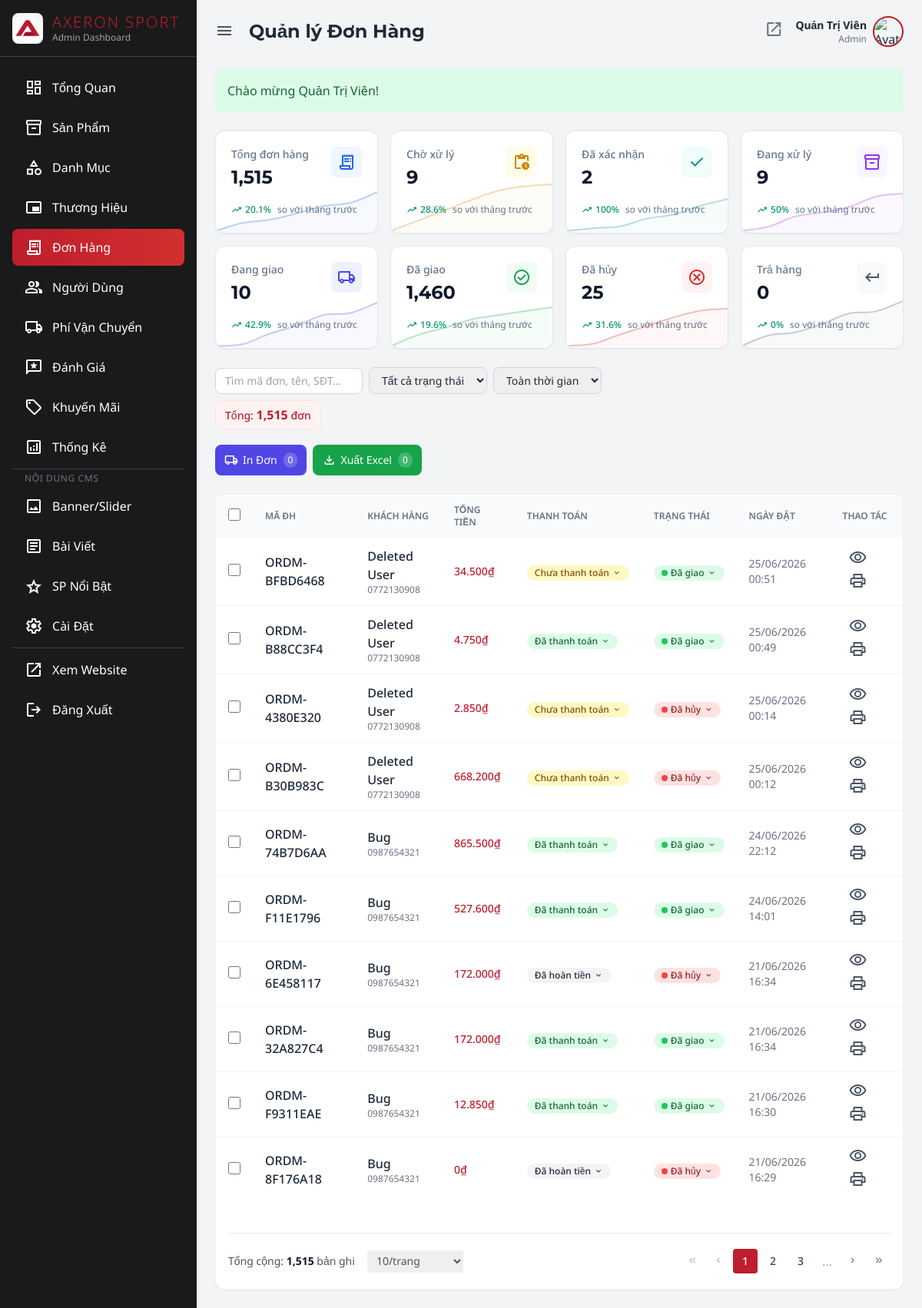
Screenshot of /admin/admin.php?action=orders (signed in) with the database file from the repository.
### tables this page shows
CREATE TABLE `orders` (
  `order_id` int(10) UNSIGNED NOT NULL,
  `order_code` varchar(50) DEFAULT NULL,
  `user_id` int(10) UNSIGNED DEFAULT NULL,
  `shipping_id` int(10) UNSIGNED DEFAULT NULL,
  `shipping_method_id` int(11) DEFAULT 1,
  `promo_id` int(10) UNSIGNED DEFAULT NULL,
  `recipient_name` varchar(100) NOT NULL COMMENT 'Snapshot ten nguoi nhan',
  `recipient_phone` varchar(15) NOT NULL COMMENT 'Snapshot so dien thoai',
  `recipient_email` varchar(100) DEFAULT NULL,
  `guest_token` varchar(64) DEFAULT NULL,
  `shipping_address` varchar(500) NOT NULL COMMENT 'Snapshot dia chi giao hang',
  `subtotal` decimal(14,2) NOT NULL DEFAULT 0.00 COMMENT 'Tong tien hang truoc giam gia',
  `discount_amount` decimal(14,2) NOT NULL DEFAULT 0.00 COMMENT 'So tien duoc giam',
  `shipping_fee` decimal(10,2) NOT NULL DEFAULT 0.00 COMMENT 'Phi van chuyen',
  `total_amount` decimal(14,2) NOT NULL DEFAULT 0.00 COMMENT 'Tong thanh toan cuoi cung',
  `order_status` enum('pending','confirmed','processing','shipped','delivered','cancelled','returned') NOT NULL DEFAULT 'pending' COMMENT 'Trang thai don hang',
  `payment_method` enum('cod','bank_transfer','momo','vnpay','zalopay','payos') NOT NULL DEFAULT 'cod',
  `payment_status` enum('unpaid','paid','refunded') NOT NULL DEFAULT 'unpaid' COMMENT 'Trang thai thanh toan',
  `note` text DEFAULT NULL,
  `created_at` datetime NOT NULL DEFAULT current_timestamp(),
  `updated_at` datetime NOT NULL DEFAULT current_timestamp() ON UPDATE current_timestamp()
);

CREATE TABLE `users` (
  `user_id` int(10) UNSIGNED NOT NULL,
  `role_id` tinyint(3) UNSIGNED NOT NULL DEFAULT 3 COMMENT '3=customer, 2=staff, 1=admin',
  `full_name` varchar(100) NOT NULL,
  `email` varchar(150) NOT NULL,
  `google_id` varchar(255) DEFAULT NULL,
  `facebook_id` varchar(255) DEFAULT NULL,
  `phone` varchar(15) DEFAULT NULL,
  `password_hash` varchar(255) DEFAULT NULL,
  `avatar_url` varchar(500) DEFAULT NULL,
  `gender` enum('male','female','other') DEFAULT NULL,
  `date_of_birth` date DEFAULT NULL,
  `is_active` tinyint(1) NOT NULL DEFAULT 1 COMMENT '1=hoat dong, 0=bi khoa',
  `is_deleted` tinyint(1) NOT NULL DEFAULT 0,
  `locked_until` datetime DEFAULT NULL COMMENT 'Khoa tam thoi sau nhieu lan dang nhap sai',
  `login_attempts` tinyint(3) UNSIGNED NOT NULL DEFAULT 0 COMMENT 'So lan dang nhap sai lien tiep',
  `remember_token` varchar(255) DEFAULT NULL COMMENT 'Token ghi nhớ đăng nhập',
  `email_verified` tinyint(1) NOT NULL DEFAULT 0,
  `created_at` datetime NOT NULL DEFAULT current_timestamp(),
  `updated_at` datetime NOT NULL DEFAULT current_timestamp() ON UPDATE current_timestamp(),
  `review_banned` tinyint(1) DEFAULT 0
);

### admin/admin-orders.php (the view, shortened to what the rows shown need)
<?php
$limit = (int)($_GET['limit'] ?? 10);
$currentPage = (int)($_GET['page'] ?? 1);
$offset = ($currentPage - 1) * $limit;
$where = "WHERE 1=1";
$params = [];
$orders = $db->select("
    SELECT o.*, u.full_name, u.email
    FROM orders o
    LEFT JOIN users u ON o.user_id = u.user_id
    $where
    ORDER BY o.created_at DESC
    LIMIT $limit OFFSET $offset
", $params);
$thisMonthStart = date('Y-m-01');
$statusCounts = $db->selectOne("
    SELECT
        COUNT(*) as total_count,
        SUM(CASE WHEN order_status = 'pending' THEN 1 ELSE 0 END) as pending_count,
        SUM(CASE WHEN order_status = 'confirmed' THEN 1 ELSE 0 END) as confirmed_count,
        SUM(CASE WHEN order_status = 'processing' THEN 1 ELSE 0 END) as processing_count,
        SUM(CASE WHEN order_status = 'shipped' THEN 1 ELSE 0 END) as shipped_count,
        SUM(CASE WHEN order_status = 'delivered' THEN 1 ELSE 0 END) as delivered_count,
        SUM(CASE WHEN order_status = 'cancelled' THEN 1 ELSE 0 END) as cancelled_count,
        SUM(CASE WHEN order_status = 'returned' THEN 1 ELSE 0 END) as returned_count
    FROM orders
");
$statusCountsPrev = $db->selectOne("
    SELECT
        COUNT(*) as total_count,
        SUM(CASE WHEN order_status = 'pending' THEN 1 ELSE 0 END) as pending_count,
        SUM(CASE WHEN order_status = 'confirmed' THEN 1 ELSE 0 END) as confirmed_count,
        SUM(CASE WHEN order_status = 'processing' THEN 1 ELSE 0 END) as processing_count,
        SUM(CASE WHEN order_status = 'shipped' THEN 1 ELSE 0 END) as shipped_count,
        SUM(CASE WHEN order_status = 'delivered' THEN 1 ELSE 0 END) as delivered_count,
        SUM(CASE WHEN order_status = 'cancelled' THEN 1 ELSE 0 END) as cancelled_count,
        SUM(CASE WHEN order_status = 'returned' THEN 1 ELSE 0 END) as returned_count
    FROM orders
    WHERE created_at < ?
", [$thisMonthStart]);
function calculateOrderTrend($current, $prev) {
    $current = $current ?? 0;
    $prev = $prev ?? 0;
    if ($prev == 0) return ['trend' => 'up', 'percent' => $current > 0 ? 100 : 0];
    $diff = $current - $prev;
    $percent = ($diff / $prev) * 100;
    return [
        'trend' => $diff >= 0 ? 'up' : 'down',
        'percent' => abs(round($percent, 1))
    ];
}
$orderStats = [
    'total' => ['count' => $statusCounts['total_count'] ?? 0, 'trend' => calculateOrderTrend($statusCounts['total_count'], $statusCountsPrev['total_count'])],
    'pending' => ['count' => $statusCounts['pending_count'] ?? 0, 'trend' => calculateOrderTrend($statusCounts['pending_count'], $statusCountsPrev['pending_count'])],
    'confirmed' => ['count' => $statusCounts['confirmed_count'] ?? 0, 'trend' => calculateOrderTrend($statusCounts['confirmed_count'], $statusCountsPrev['confirmed_count'])],
    'processing' => ['count' => $statusCounts['processing_count'] ?? 0, 'trend' => calculateOrderTrend($statusCounts['processing_count'], $statusCountsPrev['processing_count'])],
    'shipped' => ['count' => $statusCounts['shipped_count'] ?? 0, 'trend' => calculateOrderTrend($statusCounts['shipped_count'], $statusCountsPrev['shipped_count'])],
    'delivered' => ['count' => $statusCounts['delivered_count'] ?? 0, 'trend' => calculateOrderTrend($statusCounts['delivered_count'], $statusCountsPrev['delivered_count'])],
    'cancelled' => ['count' => $statusCounts['cancelled_count'] ?? 0, 'trend' => calculateOrderTrend($statusCounts['cancelled_count'], $statusCountsPrev['cancelled_count'])],
    'returned' => ['count' => $statusCounts['returned_count'] ?? 0, 'trend' => calculateOrderTrend($statusCounts['returned_count'], $statusCountsPrev['returned_count'])]
];
?>
<div class="bg-white rounded-xl shadow-sm border border-gray-100 overflow-hidden">
    <div class="overflow-x-auto">
        <table class="w-full">
            <thead class="bg-gray-50">
                <tr>
                    <th class="px-4 py-3 text-left text-xs font-semibold text-gray-500 uppercase">
                        <input type="checkbox" id="select-all-orders" onchange="toggleSelectAllOrders()" class="w-4 h-4 rounded border-gray-300 cursor-pointer">
                    </th>
                    <th class="px-4 py-3 text-left text-xs font-semibold text-gray-500 uppercase">Mã ĐH</th>
                    <th class="px-4 py-3 text-left text-xs font-semibold text-gray-500 uppercase">Khách hàng</th>
                    <th class="px-4 py-3 text-left text-xs font-semibold text-gray-500 uppercase">Tổng tiền</th>
                    <th class="px-4 py-3 text-left text-xs font-semibold text-gray-500 uppercase">Thanh toán</th>
                    <th class="px-4 py-3 text-left text-xs font-semibold text-gray-500 uppercase">Trạng thái</th>
                    <th class="px-4 py-3 text-left text-xs font-semibold text-gray-500 uppercase">Ngày đặt</th>
                    <th class="px-4 py-3 text-left text-xs font-semibold text-gray-500 uppercase">Thao tác</th>
                </tr>
            </thead>
            <tbody class="divide-y divide-gray-100">
                <?php foreach ($orders as $order): ?>
                <tr class="hover:bg-gray-50">
                    <td class="px-4 py-3">
                        <input type="checkbox" name="order_ids[]" value="<?= $order['order_id'] ?>" class="order-checkbox w-4 h-4 rounded border-gray-300 cursor-pointer">
                    </td>
                    <td class="px-4 py-3">
                        <span class="font-medium"><?= htmlspecialchars($order['order_code']) ?></span>
                    </td>
                    <td class="px-4 py-3">
                        <p class="font-medium text-gray-800"><?= htmlspecialchars($order['full_name'] ?? $order['recipient_name']) ?></p>
                        <p class="text-xs text-gray-500"><?= htmlspecialchars($order['recipient_phone']) ?></p>
                    </td>
                    <td class="px-4 py-3 text-sm font-medium text-axeron-red"><?= formatPrice($order['total_amount']) ?></td>
                    <td class="px-4 py-3">
                        <?php
                        $paymentClass = match($order['payment_status']) {
                            'paid' => 'bg-green-100 text-green-800',
                            'unpaid' => 'bg-yellow-100 text-yellow-800',
                            'refunded' => 'bg-gray-100 text-gray-800',
                            default => 'bg-gray-100 text-gray-800'
                        };
                        $paymentText = match($order['payment_status']) {
                            'paid' => 'Đã thanh toán',
                            'unpaid' => 'Chưa thanh toán',
                            'refunded' => 'Đã hoàn tiền',
                            default => $order['payment_status']
                        };
                        ?>
                        <div class="relative inline-block">
                            <button onclick="togglePaymentDropdown(event, <?= $order['order_id'] ?>)"
                                    data-order-id="<?= $order['order_id'] ?>"
                                    class="payment-dropdown-btn px-2.5 py-0.5 rounded-full text-xs font-medium <?= $paymentClass ?> hover:opacity-80 transition-opacity flex items-center gap-1 cursor-pointer whitespace-nowrap">
                                <span class="payment-text"><?= $paymentText ?></span>
                                <span class="material-symbols-outlined text-xs">expand_more</span>
                            </button>
                        </div>
                    </td>
                    <td class="px-4 py-3">
                        <?php
                        $statusClass = match($order['order_status']) {
                            'pending' => 'bg-yellow-100 text-yellow-800',
                            'confirmed' => 'bg-blue-100 text-blue-800',
                            'processing' => 'bg-purple-100 text-purple-800',
                            'shipped' => 'bg-indigo-100 text-indigo-800',
                            'delivered' => 'bg-green-100 text-green-800',
                            'cancelled' => 'bg-red-100 text-red-800',
                            'returned' => 'bg-gray-100 text-gray-800',
                            default => 'bg-gray-100 text-gray-800'
                        };
                        $statusText = match($order['order_status']) {
                            'pending' => 'Chờ xử lý',
                            'confirmed' => 'Đã xác nhận',
                            'processing' => 'Đang xử lý',
                            'shipped' => 'Đang giao',
                            'delivered' => 'Đã giao',
                            'cancelled' => 'Đã hủy',
                            'returned' => 'Trả hàng',
                            default => $order['order_status']
                        };
                        $statusDot = match($order['order_status']) {
                            'pending' => 'bg-yellow-500',
                            'confirmed' => 'bg-blue-500',
                            'processing' => 'bg-purple-500',
                            'shipped' => 'bg-indigo-500',
                            'delivered' => 'bg-green-500',
                            'cancelled' => 'bg-red-500',
                            'returned' => 'bg-gray-500',
                            default => 'bg-gray-500'
                        };
                        ?>
                        <div class="relative inline-block">
                            <button onclick="toggleStatusDropdown(event, <?= $order['order_id'] ?>)"
                                    data-order-id="<?= $order['order_id'] ?>"
                                    class="status-dropdown-btn px-2.5 py-0.5 rounded-full text-xs font-medium <?= $statusClass ?> hover:opacity-80 transition-opacity flex items-center gap-1 cursor-pointer whitespace-nowrap">
                                <span class="status-dot w-2 h-2 rounded-full <?= $statusDot ?>"></span>
                                <span class="status-text"><?= $statusText ?></span>
                                <span class="material-symbols-outlined text-xs">expand_more</span>
                            </button>
                        </div>
                    </td>
                    <td class="px-4 py-3 text-sm text-gray-500"><?= date('d/m/Y H:i', strtotime($order['created_at'])) ?></td>
                    <td class="px-4 py-3">
                        <a href="javascript:void(0)" onclick="viewOrder(<?= $order['order_id'] ?>)"
                           class="p-2 hover:bg-gray-100 rounded-lg transition-colors" title="Chi tiết">
                            <span class="material-symbols-outlined text-gray-600">visibility</span>
                        </a>
                        <a href="javascript:void(0)" onclick="printInvoice(<?= $order['order_id'] ?>)"
                           class="p-2 hover:bg-gray-100 rounded-lg transition-colors" title="In hóa đơn">
                            <span class="material-symbols-outlined text-gray-600">print</span>
                        </a>
                    </td>
                </tr>
                <?php endforeach; ?>
            </tbody>
        </table>
    </div>
</div>
<script>
// Sparkline Chart logic for Order Stats
document.addEventListener('DOMContentLoaded', function() {
    function drawSparkline(canvasId, color, dataPoints) {
        const ctx = document.getElementById(canvasId);
        if(!ctx) return;
        new Chart(ctx, {
            type: 'line',
            data: {
                labels: ['1','2','3','4','5','6','7'],
                datasets: [{
                    data: dataPoints,
                    borderColor: color,
                    borderWidth: 2,
                    tension: 0.4,
                    pointRadius: 0,
                    fill: {
                        target: 'origin',
                        above: color + '20' // Add alpha for gradient fill
                    }
                }]
            },
            options: {
                responsive: true,
                maintainAspectRatio: false,
                plugins: { legend: { display: false }, tooltip: { enabled: false } },
                scales: {
                    x: { display: false },
                    y: { display: false, min: Math.min(...dataPoints) * 0.8 }
                },
                layout: { padding: 0 }
            }
        });
    }
    // Generate random trend data based on trend direction
    function genData(trend) {
        let base = trend === 'up' ? 10 : 50;
        let data = [];
        for(let i=0; i<7; i++) {
            data.push(base);
            base += (trend === 'up' ? 1 : -1) * (Math.random() * 10 + 2);
        }
        return data;
    }
    drawSparkline('spark_order_1', '#2563eb', genData('<?= $orderStats['total']['trend']['trend'] ?>'));
    drawSparkline('spark_order_2', '#ca8a04', genData('<?= $orderStats['pending']['trend']['trend'] ?>'));
    drawSparkline('spark_order_3', '#0d9488', genData('<?= $orderStats['confirmed']['trend']['trend'] ?>'));
    drawSparkline('spark_order_4', '#9333ea', genData('<?= $orderStats['processing']['trend']['trend'] ?>'));
    drawSparkline('spark_order_5', '#4f46e5', genData('<?= $orderStats['shipped']['trend']['trend'] ?>'));
    drawSparkline('spark_order_6', '#16a34a', genData('<?= $orderStats['delivered']['trend']['trend'] ?>'));
    drawSparkline('spark_order_7', '#dc2626', genData('<?= $orderStats['cancelled']['trend']['trend'] ?>'));
    drawSparkline('spark_order_8', '#4b5563', genData('<?= $orderStats['returned']['trend']['trend'] ?>'));
});
</script>

### rows the page displays
orders: order_code "ORDM-BFBD6468", user.full_name "Deleted User", recipient_phone "0772130908", total_amount "34.500₫", payment_status "Chưa thanh toán", order_status "Đã giao", created_at "25/06/2026 00:51"
orders: order_code "ORDM-B88CC3F4", user.full_name "Deleted User", recipient_phone "0772130908", total_amount "4.750₫", payment_status "Đã thanh toán", order_status "Đã giao", created_at "25/06/2026 00:49"
orders: order_code "ORDM-4380E320", user.full_name "Deleted User", recipient_phone "0772130908", total_amount "2.850₫", payment_status "Chưa thanh toán", order_status "Đã hủy", created_at "25/06/2026 00:14"
orders: order_code "ORDM-B30B983C", user.full_name "Deleted User", recipient_phone "0772130908", total_amount "668.200₫", payment_status "Chưa thanh toán", order_status "Đã hủy", created_at "25/06/2026 00:12"
orders: order_code "ORDM-74B7D6AA", user.full_name "Bug", recipient_phone "0987654321", total_amount "865.500₫", payment_status "Đã thanh toán", order_status "Đã giao", created_at "24/06/2026 22:12"
orders: order_code "ORDM-F11E1796", user.full_name "Bug", recipient_phone "0987654321", total_amount "527.600₫", payment_status "Đã thanh toán", order_status "Đã giao", created_at "24/06/2026 14:01"
orders: order_code "ORDM-6E458117", user.full_name "Bug", recipient_phone "0987654321", total_amount "172.000₫", payment_status "Đã hoàn tiền", order_status "Đã hủy", created_at "21/06/2026 16:34"
orders: order_code "ORDM-32A827C4", user.full_name "Bug", recipient_phone "0987654321", total_amount "172.000₫", payment_status "Đã thanh toán", order_status "Đã giao", created_at "21/06/2026 16:34"
orders: order_code "ORDM-F9311EAE", user.full_name "Bug", recipient_phone "0987654321", total_amount "12.850₫", payment_status "Đã thanh toán", order_status "Đã giao", created_at "21/06/2026 16:30"
orders: order_code "ORDM-8F176A18", user.full_name "Bug", recipient_phone "0987654321", total_amount "0₫", payment_status "Đã hoàn tiền", order_status "Đã hủy", created_at "21/06/2026 16:29"

### other values shown
$adminSettings['site_name'] "AXERON SPORT"
$displayTitle "Quản lý Đơn Hàng"
$currentUser['full_name'] "Quản Trị Viên"
$flash['message'] "Chào mừng Quản Trị Viên!"
$title "Tổng đơn hàng Chờ xử lý Đã xác nhận Đang xử lý Đang giao Đã giao Đã hủy Trả hàng"
$value "1,515 9 2 9 10 1,460 25 0"
$totalRecords "1,515"
form field limit "10/trang"
